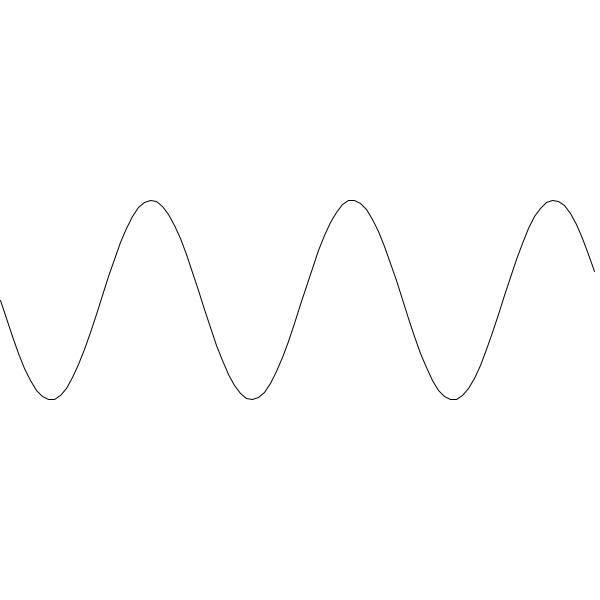
Frame 1 (no input)
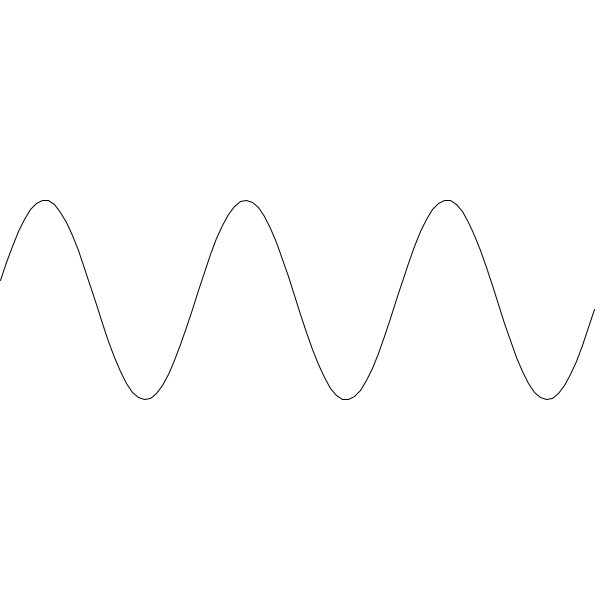
Frame 60 (the mouse pressed at the canvas centre just before this capture)
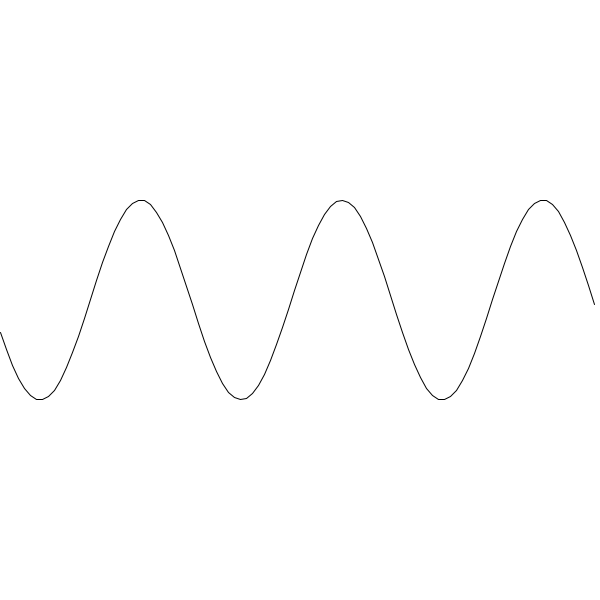
Frame 120 (the mouse held since frame 60 and released just before this capture)

The Processing sketch that drew these frames (run headless with seeded random() and noise(); from frame 60 on, the mouse is pressed at the canvas centre):

// Processing sketch: processing_130527
// ── processing_130527.pde

/**
This is very simple example showing how we can draw a sine wave.

There are three controls with a sine wave
amplitude -- the height of the peaks
frequency or period -- the spacing between peaks
phase shift or phi -- the offset from the origin

We put them together like this:

sin(angle * frequency + phi) * amplitude

In this example, we having a sweeping wave that appears to travel 
across the screen by incrementing phi every time we draw.

C. Andrews
2014-01-27
**/


float phi =  0; // the phase shift offset amount
float amplitude = 100; // the amplitude of our wave
float frequency = 1.0/32; // slow down our wave so we can see it better
int numPoints = 100; // the granularity of our drawing

void setup() {
  size(600, 600); 
  noFill();
}


void draw() {
  background(255);

// center the wave on the canvas
  translate(0, height/2);

  float x = 0;
  float y = 0;
  
  // if we consider 1 pixel to be 1 radian, then this is the number 
  // of radians between points
  float angle = width/numPoints;
  
  // we are drawing the curve using our shape tool
  beginShape();
  for (int i = 0; i < numPoints; i++) {
    
    // calculate where we are along x
    x = angle*i;
    
    // y is determined by our function
    y = sin(x*frequency+phi)* amplitude;
    vertex(x, y);
  }
  endShape();
  
  // phase shift to the left so the wave appears to b marching to the right
  phi -= .05;
}
